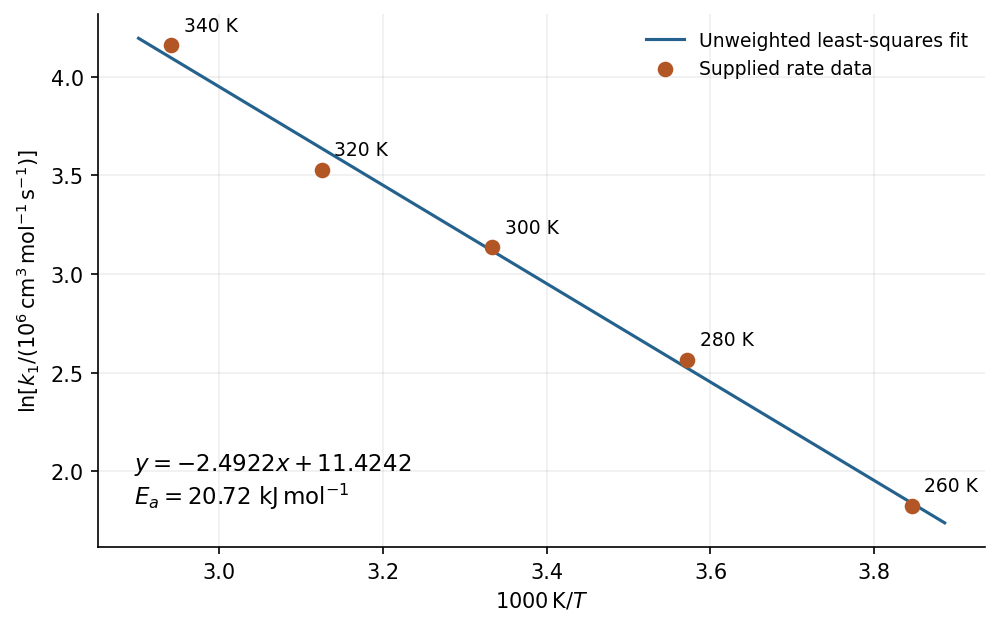

The Python source for this figure:
"""Original all-point Arrhenius calculation for NST IA Chemistry 2025 Q5."""
import matplotlib
matplotlib.use('Agg')
import matplotlib.pyplot as plt
import numpy as np

T=np.array([260.,280.,300.,320.,340.])
k_scaled=np.array([6.2,13.,23.,34.,64.])
x=1000/T
y=np.log(k_scaled)
m,b=np.polyfit(x,y,1)
fig,ax=plt.subplots(figsize=(6.8,4.3),facecolor='white')
xx=np.linspace(x.min()-.04,x.max()+.04,200)
ax.plot(xx,m*xx+b,color='#24628d',label='Unweighted least-squares fit')
ax.scatter(x,y,s=42,color='#b35625',zorder=3,label='Supplied rate data')
for xi,yi,ti in zip(x,y,T):ax.annotate(f'{ti:.0f} K',(xi,yi),xytext=(6,7),textcoords='offset points',fontsize=9)
ax.set_xlabel(r'$1000\,\mathrm{K}/T$')
ax.set_ylabel(r'$\ln[k_1/(10^6\,\mathrm{cm^3\,mol^{-1}\,s^{-1}})]$')
ax.text(.04,.08,rf'$y={m:.4f}x+{b:.4f}$'+'\n'+rf'$E_a={-1000*m*8.3145/1000:.2f}\ \mathrm{{kJ\,mol^{{-1}}}}$',transform=ax.transAxes,fontsize=11)
ax.legend(frameon=False,fontsize=9,loc='upper right')
ax.grid(alpha=.2)
ax.spines[['top','right']].set_visible(False)
fig.tight_layout()
fig.savefig('2025-arrhenius-fit.png',dpi=150,facecolor='white',bbox_inches='tight')
plt.close(fig)
